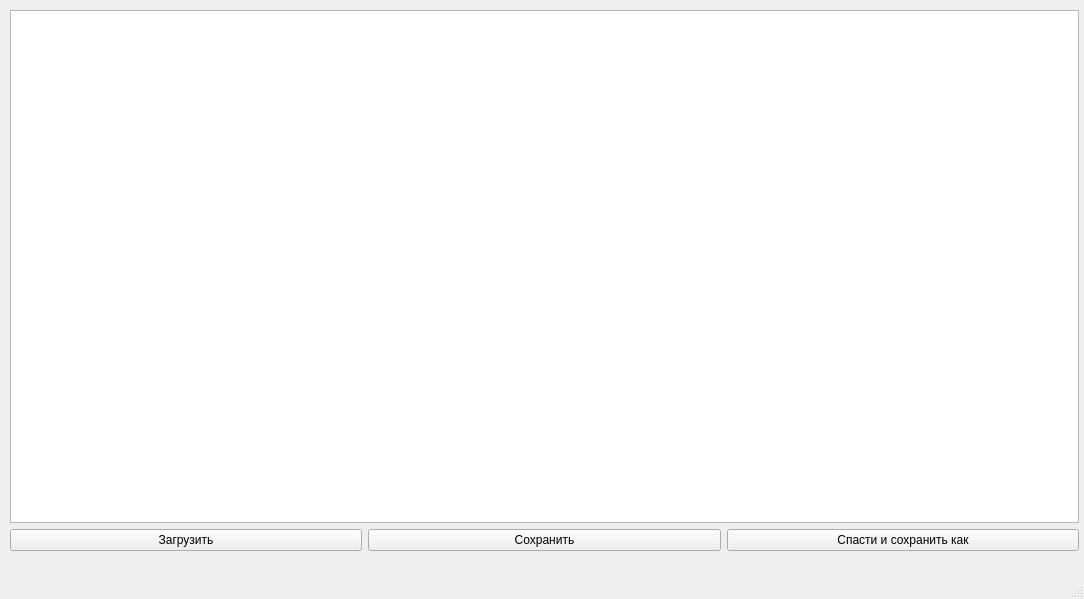
<?xml version="1.0" encoding="UTF-8"?>
<ui version="4.0">
 <class>MainWindow</class>
 <widget class="QMainWindow" name="MainWindow">
  <property name="geometry">
   <rect>
    <x>0</x>
    <y>0</y>
    <width>1084</width>
    <height>599</height>
   </rect>
  </property>
  <property name="windowTitle">
   <string>MainWindow</string>
  </property>
  <widget class="QWidget" name="centralwidget">
   <widget class="QWidget" name="">
    <property name="geometry">
     <rect>
      <x>10</x>
      <y>10</y>
      <width>1069</width>
      <height>541</height>
     </rect>
    </property>
    <layout class="QGridLayout" name="gridLayout">
     <item row="1" column="0">
      <layout class="QHBoxLayout" name="horizontalLayout">
       <item>
        <widget class="QPushButton" name="pushButton">
         <property name="text">
          <string>Загрузить</string>
         </property>
         <property name="icon">
          <iconset>
           <normaloff>../../Downloads/hqdefault.jpg</normaloff>../../Downloads/hqdefault.jpg</iconset>
         </property>
        </widget>
       </item>
       <item>
        <widget class="QPushButton" name="pushButton_save">
         <property name="text">
          <string>Сохранить</string>
         </property>
         <property name="icon">
          <iconset>
           <normaloff>../../Downloads/cea547e06427fdc16443b0e9964ac310.jpg</normaloff>../../Downloads/cea547e06427fdc16443b0e9964ac310.jpg</iconset>
         </property>
        </widget>
       </item>
       <item>
        <widget class="QPushButton" name="pushButton_save_as">
         <property name="text">
          <string>Спасти и сохранить как</string>
         </property>
         <property name="icon">
          <iconset>
           <normaloff>../../Downloads/TV4-600x401.jpg</normaloff>../../Downloads/TV4-600x401.jpg</iconset>
         </property>
         <property name="iconSize">
          <size>
           <width>16</width>
           <height>16</height>
          </size>
         </property>
        </widget>
       </item>
      </layout>
     </item>
     <item row="0" column="0">
      <widget class="QTextBrowser" name="textBrowser">
       <property name="readOnly">
        <bool>false</bool>
       </property>
      </widget>
     </item>
    </layout>
   </widget>
  </widget>
  <widget class="QMenuBar" name="menubar">
   <property name="geometry">
    <rect>
     <x>0</x>
     <y>0</y>
     <width>1084</width>
     <height>21</height>
    </rect>
   </property>
  </widget>
  <widget class="QStatusBar" name="statusbar"/>
 </widget>
 <resources/>
 <connections/>
</ui>
